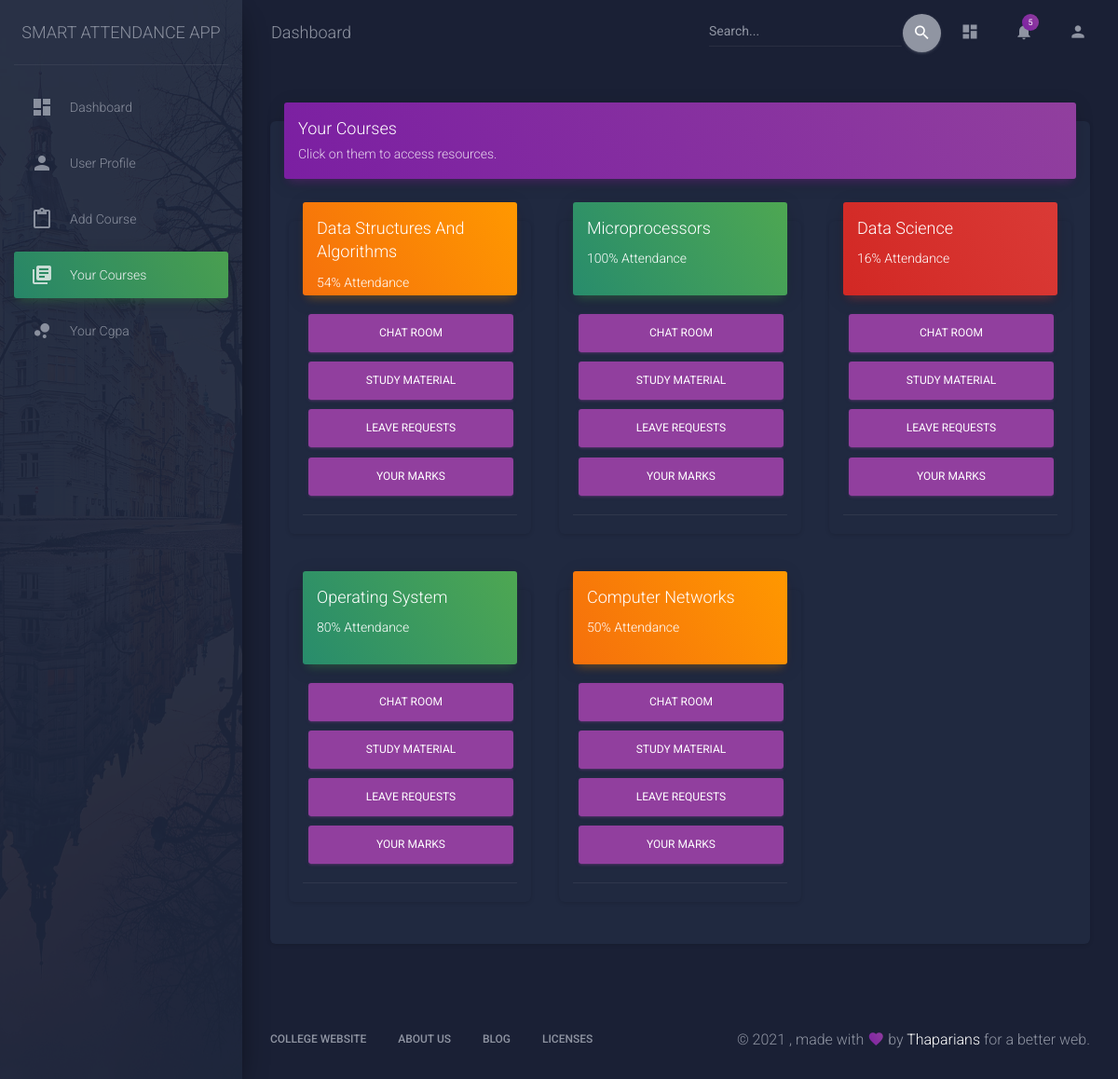
The app's page /mycourses/ (signed in) with its own data.
### role/models.py (models this page shows, shortened)
class Course(models.Model):
    name = models.CharField(max_length=100)
    number = models.CharField(max_length=100)
    teacher_assigned = models.ManyToManyField(Teacher, related_name='course')
    year = models.IntegerField(blank=True)
    branch = models.CharField(max_length=5,choices=BRANCH_CHOICES)
    image = models.ImageField(blank=True, null=True)

class Attendance(models.Model):
    course = models.ForeignKey(Course,on_delete=models.CASCADE)
    student = models.ForeignKey(Student,on_delete=models.CASCADE)
    class_attended = models.IntegerField()
    total_classes = models.IntegerField()
    class_left = models.IntegerField(blank=True,null=True)
    percentage = models.IntegerField(blank = True)
    class Meta:
        unique_together = (('course', 'student'),)

### role/views.py (the view)
# urls.py: path('mycourses/',mycourses,name='mycourses'),
def mycourses(request):
    st = Student.objects.filter(user=request.user)[0]
    att = Attendance.objects.filter(student = st)
    context = {
    'st' : st,
    'att' : att,
    }
    return render(request,'role/mycourse.html',context)

### role/templates/role/mycourse.html (shortened to what this page needs)
{% load static %}
<!DOCTYPE html>
<html lang="en">
<head>
  <link rel="stylesheet" href="https://maxcdn.bootstrapcdn.com/font-awesome/latest/css/font-awesome.min.css">
  <link href="{% static '/role/css/material-dashboard.css' %}" rel="stylesheet" />
  <link href="{% static '/role/demo/demo.css' %}" rel="stylesheet" />
</head>
<body class="dark-edition">
  <div class="wrapper ">
    <div class="sidebar" data-color="green" data-background-color="black" data-image="{% static 'role/img/sidebar-2.jpg' %}">
      <div class="logo"><a href="http://www.creative-tim.com" class="simple-text logo-normal">
          Smart Attendance App
        </a></div>
      <div class="sidebar-wrapper">
        <ul class="nav">
          <li class="nav-item">
            <a class="nav-link" href="{% url 'dashboard' %}">
              <i class="material-icons">dashboard</i>
              <p>Dashboard</p>
            </a>
          </li>
          <li class="nav-item ">
            <a class="nav-link" href="{% url 'profile' %}">
              <i class="material-icons">person</i>
              <p>User Profile</p>
            </a>
          </li>
          <li class="nav-item ">
            <a class="nav-link" href="{% url 'addcourse' %}">
              <i class="material-icons">content_paste</i>
              <p>Add Course</p>
            </a>
          </li>
          <li class="nav-item active">
            <a class="nav-link" href="./typography.html">
              <i class="material-icons">library_books</i>
              <p>Your Courses</p>
            </a>
          </li>
        <li class="nav-item ">
            <a class="nav-link" href="{% url 'cgpa' %}">
              <i class="material-icons">bubble_chart</i>
              <p>Your Cgpa</p>
            </a>
          </li>
        </ul>
      </div>
    </div>
    <div class="main-panel">
      <nav class="navbar navbar-expand-lg navbar-transparent navbar-absolute fixed-top " id="navigation-example">
        <div class="container-fluid">
          <div class="navbar-wrapper">
            <a class="navbar-brand" href="javascript:void(0)">Dashboard</a>
          </div>
          <div class="collapse navbar-collapse justify-content-end">
            <form class="navbar-form">
              <div class="input-group no-border">
                <input type="text" value="" class="form-control" placeholder="Search...">
                <button type="submit" class="btn btn-default btn-round btn-just-icon">
                  <i class="material-icons">search</i>
                  <div class="ripple-container"></div>
                </button>
              </div>
            </form>
            <ul class="navbar-nav">
              <li class="nav-item">
                <a class="nav-link" href="javascript:void(0)">
                  <i class="material-icons">dashboard</i>
                </a>
              </li>
              <li class="nav-item dropdown">
                <a class="nav-link" href="javscript:void(0)" id="navbarDropdownMenuLink" data-toggle="dropdown" aria-haspopup="true" aria-expanded="false">
                  <i class="material-icons">notifications</i>
                  <span class="notification">5</span>
                </a>
              </li>
              <li class="nav-item">
                <a class="nav-link" href="javascript:void(0)">
                  <i class="material-icons">person</i>
                </a>
              </li>
            </ul>
          </div>
        </div>
      </nav>
      <div class="content">
        <div class="container-fluid">
          <div class="card">
            <div class="card-header card-header-primary">
              <h4 class="card-title">Your Courses</h4>
              <p class="card-category">Click on them to access resources.
              </p>
            </div>
            <div class="card-body">
              <div class="row">
                {% for course in st.course.all %}
                {% for obj in att %}
                {% ifequal obj.course course %}
                <div class="col-xl-4 col-lg-12">
              <div class="card card-chart">
                {% if obj.percentage >= 75 %}
                <div class="card-header card-header-success" style="height: 100px;">
                  {% elif obj.percentage >= 45 %}
                  <div class="card-header card-header-warning" style="height: 100px;">
                    {% else %}
                    <div class="card-header card-header-danger" style="height: 100px;">
                      {% endif %}
                      <a href="{% url 'coursedetail' pk=course.pk %}">
                  <h4> {{course.name}} </h4>
                </a>
                  <p>{{obj.percentage}}% Attendance</p>
                </div>
                <div class="card-body">
                  <a href="{% url 'room' pk=course.pk %}">
                  <button class="btn btn-primary col-lg-12">Chat Room</button>
                </a>
                <a href="{% url 'studymaterial' pk=course.pk %}">
                  <button class="btn btn-primary col-lg-12">Study Material</button>
                </a>
                <a href="{% url 'leave' pk=course.pk %}">
                  <button class="btn btn-primary col-lg-12">Leave Requests</button>
                </a>
                <a href="{% url 'marks' pk=course.pk %}">
                  <button class="btn btn-primary col-lg-12">Your Marks</button>
                </a>
              </div>
                <div class="card-footer">
                </div>
              </div>
            </div>
            {% endifequal %}
            {% endfor %}
            {% endfor %}
              </div>
            </div>
          </div>
        </div>
      </div>
       <footer class="footer">
        <div class="container-fluid">
          <nav class="float-left">
            <ul>
              <li>
                <a href="https://www.thapar.edu">
                  College Website
                </a>
              </li>
              <li>
                <a href="https://creative-tim.com/presentation">
                  About Us
                </a>
              </li>
              <li>
                <a href="http://blog.creative-tim.com">
                  Blog
                </a>
              </li>
              <li>
                <a href="https://www.creative-tim.com/license">
                  Licenses
                </a>
              </li>
            </ul>
          </nav>
          <div class="copyright float-right" id="date">
            , made with <i class="material-icons">favorite</i> by
            <a href="https://www.creative-tim.com" target="_blank">Thaparians</a> for a better web.
          </div>
        </div>
      </footer>
    </div>
  </div>
</body>
</html>

### records on screen
Course: name "Data Structures And Algorithms"
Attendance: percentage "54"
Course: name "Microprocessors"
Attendance: percentage "100"
Course: name "Data Science"
Attendance: percentage "16"
Course: name "Operating System"
Attendance: percentage "80"
Course: name "Computer Networks"
Attendance: percentage "50"
